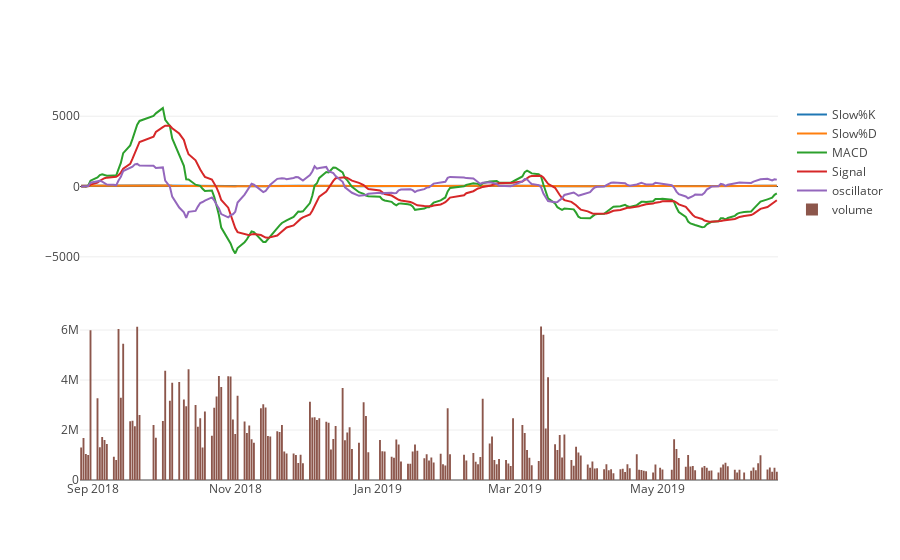

Notebook cell for this chart:
### Code cell
import plotly.offline as offline 
import plotly.graph_objs as go
from plotly import tools
 
# jupyter notebook 에서 출력 
offline.init_notebook_mode(connected=True)
 
kdj_k = go.Scatter(
                x=df.date,
                y=df['kdj_k'],
                name="Fast%K")
 
kdj_d = go.Scatter(
                x=df.date,
                y=df['kdj_d'],
                name="Fast%D")
 
kdj_d2 = go.Scatter(
                x=df.date,
                y=df['kdj_d'],
                name="Slow%K")
 
kdj_j = go.Scatter(
                x=df.date,
                y=df['kdj_j'],
                name="Slow%D")

macd = go.Scatter(
    x=df.date,
    y=df['macd'],
    name = "MACD"
)

signal = go.Scatter(
    x=df.date,
    y=df['macds'],
    name = "Signal"
)

oscillator = go.Scatter(
    x=df.date,
    y=df['macdo'],
    name = "oscillator"
)

trade_volume = go.Scatter(
    x=df.date,
    y=df['volume'],
    name = "volume"
)

 
trade_volume = go.Bar(
                x=df.date,
                y=df['volume'],
                name="volume")
 
 
# data = [kdj_k, kdj_d]
data1 = [kdj_d2, kdj_j,macd,signal,oscillator]
data2 = [trade_volume]
 
# data = [celltrion]
# layout = go.Layout(yaxis=dict(
#         autotick=False,
#         ticks='outside',
#         tick0=0,
#         dtick=10,
#         ticklen=8,
#         tickwidth=4,
#         tickcolor='#000'
#     ))
 
fig = tools.make_subplots(rows=2, cols=1, shared_xaxes=True)
 
for trace in data1:
    fig.append_trace(trace, 1,1)
 
for trace in data2:
    fig.append_trace(trace, 2,1)
# fig = go.Figure(data=data, layout=layout)
 
offline.iplot(fig)

### Figure 1 — Plotly figure (JSON) as saved in the notebook; plotly's stock layout.template omitted (floating-point values rounded to 4 significant figures; data arrays with more than 128 entries replaced by an {"elided": "..."} marker saying what was removed)
{"data": [{"name": "Slow%K", "type": "scatter", "uid": "49a23a2b-8b53-4194-8c55-3c449541f5bd", "x": {"elided": "200 str values"}, "xaxis": "x", "y": {"elided": "200 float values"}, "yaxis": "y"}, {"name": "Slow%D", "type": "scatter", "uid": "7b4e263e-729d-4747-b819-2986d0c26686", "x": {"elided": "200 str values"}, "xaxis": "x", "y": {"elided": "200 float values"}, "yaxis": "y"}, {"name": "MACD", "type": "scatter", "uid": "e009c709-acd0-4e8f-8fa4-afe74c9bc03d", "x": {"elided": "200 str values"}, "xaxis": "x", "y": {"elided": "200 float values"}, "yaxis": "y"}, {"name": "Signal", "type": "scatter", "uid": "995f21c1-e10b-4ee1-9db2-d0623d076667", "x": {"elided": "200 str values"}, "xaxis": "x", "y": {"elided": "200 float values"}, "yaxis": "y"}, {"name": "oscillator", "type": "scatter", "uid": "e7e41622-3d7e-4716-aeeb-86139270c698", "x": {"elided": "200 str values"}, "xaxis": "x", "y": {"elided": "200 float values"}, "yaxis": "y"}, {"name": "volume", "type": "bar", "uid": "4bbf4ebb-ff8c-401d-8db8-7c10c5261a45", "x": {"elided": "200 str values"}, "xaxis": "x", "y": {"elided": "200 int values"}, "yaxis": "y2"}], "layout": {"xaxis": {"anchor": "y2", "domain": [0, 1]}, "yaxis": {"anchor": "free", "domain": [0.575, 1], "position": 0}, "yaxis2": {"anchor": "x", "domain": [0, 0.425]}}}
